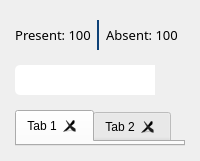
                 <widget class="QWidget" name="w_attendance_student" native="true">
                  <layout class="QVBoxLayout" name="verticalLayout_20">
                   <property name="spacing">
                    <number>15</number>
                   </property>
                   <property name="leftMargin">
                    <number>15</number>
                   </property>
                   <property name="topMargin">
                    <number>20</number>
                   </property>
                   <property name="rightMargin">
                    <number>15</number>
                   </property>
                   <property name="bottomMargin">
                    <number>15</number>
                   </property>
                   <item>
                    <layout class="QHBoxLayout" name="horizontalLayout_19">
                     <property name="spacing">
                      <number>6</number>
                     </property>
                     <item>
                      <widget class="QLabel" name="lbl_attendance_present_status">
                       <property name="sizePolicy">
                        <sizepolicy hsizetype="Fixed" vsizetype="Preferred">
                         <horstretch>0</horstretch>
                         <verstretch>0</verstretch>
                        </sizepolicy>
                       </property>
                       <property name="minimumSize">
                        <size>
                         <width>0</width>
                         <height>30</height>
                        </size>
                       </property>
                       <property name="maximumSize">
                        <size>
                         <width>16777215</width>
                         <height>30</height>
                        </size>
                       </property>
                       <property name="font">
                        <font>
                         <family>Barlow</family>
                         <pointsize>10</pointsize>
                        </font>
                       </property>
                       <property name="styleSheet">
                        <string notr="true"/>
                       </property>
                       <property name="text">
                        <string>Present: 100</string>
                       </property>
                       <property name="alignment">
                        <set>Qt::AlignCenter</set>
                       </property>
                       <property name="indent">
                        <number>1</number>
                       </property>
                      </widget>
                     </item>
                     <item>
                      <widget class="Line" name="line_10">
                       <property name="styleSheet">
                        <string notr="true">color: #0e4177;</string>
                       </property>
                       <property name="frameShadow">
                        <enum>QFrame::Plain</enum>
                       </property>
                       <property name="lineWidth">
                        <number>2</number>
                       </property>
                       <property name="orientation">
                        <enum>Qt::Vertical</enum>
                       </property>
                      </widget>
                     </item>
                     <item>
                      <widget class="QLabel" name="lbl_attendance_absent_status">
                       <property name="sizePolicy">
                        <sizepolicy hsizetype="Fixed" vsizetype="Preferred">
                         <horstretch>0</horstretch>
                         <verstretch>0</verstretch>
                        </sizepolicy>
                       </property>
                       <property name="minimumSize">
                        <size>
                         <width>0</width>
                         <height>30</height>
                        </size>
                       </property>
                       <property name="maximumSize">
                        <size>
                         <width>16777215</width>
                         <height>30</height>
                        </size>
                       </property>
                       <property name="font">
                        <font>
                         <family>Barlow</family>
                         <pointsize>10</pointsize>
                        </font>
                       </property>
                       <property name="text">
                        <string>Absent: 100</string>
                       </property>
                       <property name="alignment">
                        <set>Qt::AlignCenter</set>
                       </property>
                       <property name="indent">
                        <number>1</number>
                       </property>
                      </widget>
                     </item>
                     <item>
                      <spacer name="horizontalSpacer_10">
                       <property name="orientation">
                        <enum>Qt::Horizontal</enum>
                       </property>
                       <property name="sizeHint" stdset="0">
                        <size>
                         <width>0</width>
                         <height>0</height>
                        </size>
                       </property>
                      </spacer>
                     </item>
                    </layout>
                   </item>
                   <item>
                    <layout class="QHBoxLayout" name="horizontalLayout_54">
                     <property name="spacing">
                      <number>0</number>
                     </property>
                     <property name="sizeConstraint">
                      <enum>QLayout::SetDefaultConstraint</enum>
                     </property>
                     <item>
                      <widget class="QLineEdit" name="txt_search_attendance_student">
                       <property name="sizePolicy">
                        <sizepolicy hsizetype="Expanding" vsizetype="Fixed">
                         <horstretch>0</horstretch>
                         <verstretch>0</verstretch>
                        </sizepolicy>
                       </property>
                       <property name="minimumSize">
                        <size>
                         <width>0</width>
                         <height>30</height>
                        </size>
                       </property>
                       <property name="font">
                        <font>
                         <family>Barlow</family>
                         <pointsize>10</pointsize>
                        </font>
                       </property>
                       <property name="styleSheet">
                        <string notr="true">border-radius: none;
border-top-left-radius: 5px;
border-bottom-left-radius: 5px;</string>
                       </property>
                      </widget>
                     </item>
                     <item>
                      <widget class="QPushButton" name="btn_search_attendance_student">
                       <property name="sizePolicy">
                        <sizepolicy hsizetype="Fixed" vsizetype="Fixed">
                         <horstretch>0</horstretch>
                         <verstretch>0</verstretch>
                        </sizepolicy>
                       </property>
                       <property name="minimumSize">
                        <size>
                         <width>30</width>
                         <height>30</height>
                        </size>
                       </property>
                       <property name="maximumSize">
                        <size>
                         <width>30</width>
                         <height>30</height>
                        </size>
                       </property>
                       <property name="font">
                        <font>
                         <family>Barlow</family>
                         <pointsize>12</pointsize>
                         <weight>75</weight>
                         <bold>true</bold>
                        </font>
                       </property>
                       <property name="cursor">
                        <cursorShape>PointingHandCursor</cursorShape>
                       </property>
                       <property name="styleSheet">
                        <string notr="true">border-top-right-radius: 5px;
border-bottom-right-radius: 5px;</string>
                       </property>
                       <property name="text">
                        <string/>
                       </property>
                       <property name="icon">
                        <iconset resource="C:/Users/moral/Desktop/Resources/Resources.qrc">
                         <normaloff>:/icons/search.png</normaloff>:/icons/search.png</iconset>
                       </property>
                       <property name="iconSize">
                        <size>
                         <width>18</width>
                         <height>18</height>
                        </size>
                       </property>
                      </widget>
                     </item>
                    </layout>
                   </item>
                   <item>
                    <widget class="QTabWidget" name="tw_attendances">
                     <property name="styleSheet">
                      <string notr="true"/>
                     </property>
                     <property name="currentIndex">
                      <number>0</number>
                     </property>
                     <property name="tabsClosable">
                      <bool>true</bool>
                     </property>
                     <property name="movable">
                      <bool>true</bool>
                     </property>
                     <property name="tabBarAutoHide">
                      <bool>false</bool>
                     </property>
                     <widget class="QWidget" name="tab">
                      <attribute name="title">
                       <string>Tab 1</string>
                      </attribute>
                     </widget>
                     <widget class="QWidget" name="tab_2">
                      <attribute name="title">
                       <string>Tab 2</string>
                      </attribute>
                     </widget>
                    </widget>
                   </item>
                  </layout>
                 </widget>
